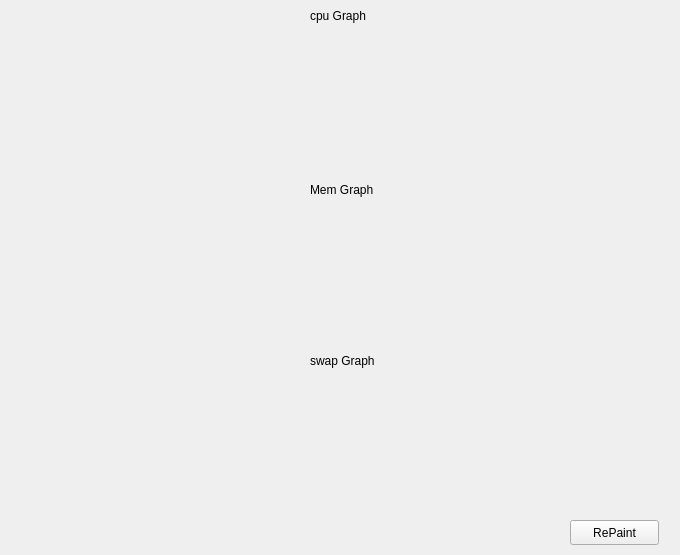
<?xml version="1.0" encoding="UTF-8"?>
<ui version="4.0">
 <class>Graph</class>
 <widget class="QWidget" name="Graph">
  <property name="geometry">
   <rect>
    <x>0</x>
    <y>0</y>
    <width>680</width>
    <height>555</height>
   </rect>
  </property>
  <property name="windowTitle">
   <string>Form</string>
  </property>
  <widget class="QCustomPlot" name="Memwidget" native="true">
   <property name="geometry">
    <rect>
     <x>30</x>
     <y>200</y>
     <width>600</width>
     <height>140</height>
    </rect>
   </property>
  </widget>
  <widget class="QLabel" name="label_6">
   <property name="geometry">
    <rect>
     <x>310</x>
     <y>0</y>
     <width>69</width>
     <height>31</height>
    </rect>
   </property>
   <property name="text">
    <string>cpu Graph</string>
   </property>
  </widget>
  <widget class="QCustomPlot" name="widget" native="true">
   <property name="geometry">
    <rect>
     <x>30</x>
     <y>30</y>
     <width>600</width>
     <height>140</height>
    </rect>
   </property>
  </widget>
  <widget class="QLabel" name="label">
   <property name="geometry">
    <rect>
     <x>310</x>
     <y>180</y>
     <width>81</width>
     <height>20</height>
    </rect>
   </property>
   <property name="text">
    <string>Mem Graph</string>
   </property>
  </widget>
  <widget class="QPushButton" name="RePaintButton">
   <property name="geometry">
    <rect>
     <x>570</x>
     <y>520</y>
     <width>89</width>
     <height>25</height>
    </rect>
   </property>
   <property name="text">
    <string>RePaint</string>
   </property>
  </widget>
  <widget class="QLabel" name="label_2">
   <property name="geometry">
    <rect>
     <x>310</x>
     <y>350</y>
     <width>80</width>
     <height>21</height>
    </rect>
   </property>
   <property name="text">
    <string>swap Graph</string>
   </property>
  </widget>
  <widget class="QCustomPlot" name="Swapwidget" native="true">
   <property name="geometry">
    <rect>
     <x>30</x>
     <y>370</y>
     <width>600</width>
     <height>140</height>
    </rect>
   </property>
  </widget>
 </widget>
 <customwidgets>
  <customwidget>
   <class>QCustomPlot</class>
   <extends>QWidget</extends>
   <header>qcustomplot.h</header>
   <container>1</container>
  </customwidget>
 </customwidgets>
 <resources/>
 <connections/>
</ui>
